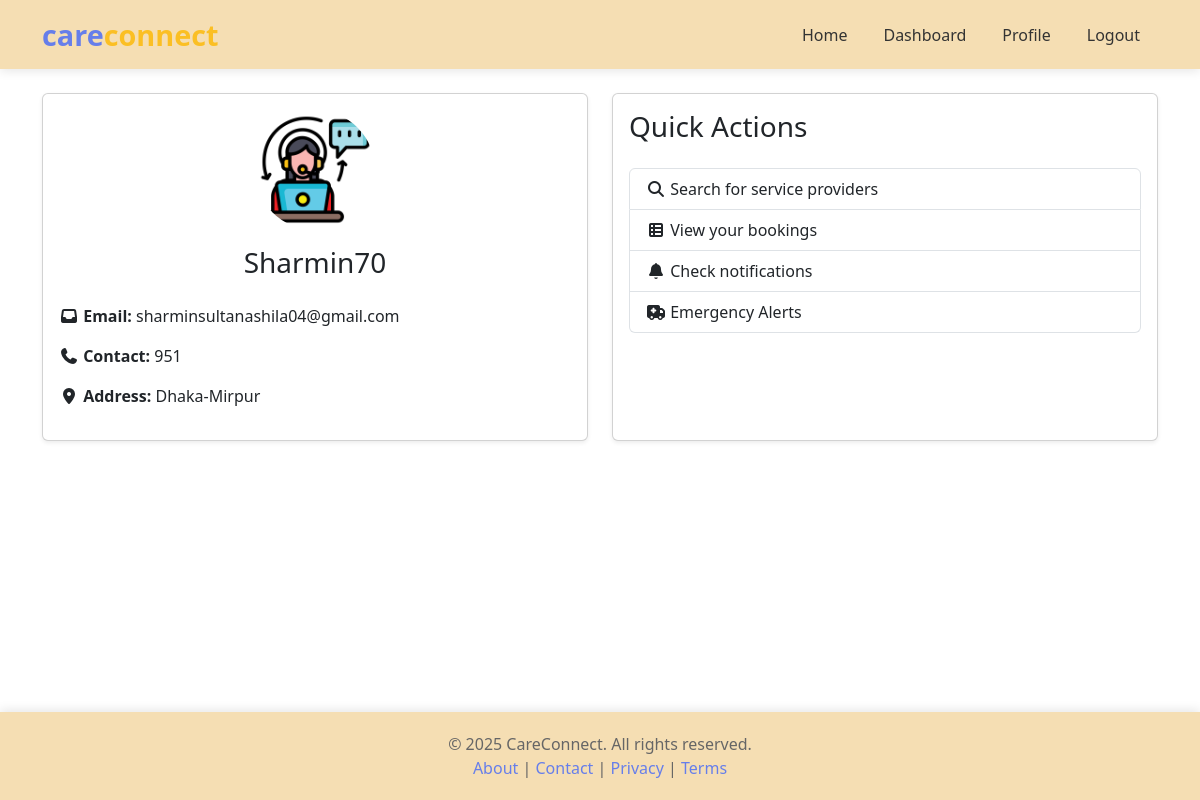
Page /users/dashboard/ (signed in) on the committed database.
### users/models.py (models this page shows, shortened)
class User(AbstractUser):
    contactNo = models.CharField(max_length=15)
    address = models.TextField()
    profile_image = models.ImageField(upload_to='user_profiles/', blank=True, null=True)
    is_provider = models.BooleanField(default=False)

### users/views.py (the view)
# urls.py: path('dashboard/', views.user_dashboard, name='user_dashboard'),
@login_required
def user_dashboard(request):
    if request.user.is_provider:
        return redirect('provider_dashboard')
    return render(request, 'users/dashboard.html')

### templates/users/dashboard.html (shortened to what this page needs)
{% extends 'base.html' %}
{% block content %}
<div class="container mt-4 mb-5">
    <div class="row g-4">
        <div class="col-md-6">
            <div class="card shadow-sm h-100">
                <div class="card-body text-center">
                    {% if user.profile_image %}
                    <img src="{{ user.profile_image.url }}" class="rounded-circle mb-3" width="120" height="120" alt="Profile">
                    {% endif %}
                    <h3 class="mb-4">{{ user.username }}</h3>
                    <div class="text-start">
                        <p><strong><i class="fa-solid fa-inbox"></i> Email:</strong> {{ user.email }}</p>
                        <p><strong><i class="fa-solid fa-phone"></i> Contact:</strong> {{ user.contactNo }}</p>
                        <p><strong><i class="fa-solid fa-location-dot"></i> Address:</strong> {{ user.address }}</p>
                    </div>
                </div>
            </div>
        </div>
        <div class="col-md-6">
            <div class="card shadow-sm h-100">
                <div class="card-body">
                    <h3 class="mb-4">Quick Actions</h3>
                    <div class="list-group">
                        <a href="{% url 'search_providers' %}" class="list-group-item list-group-item-action"><i class="fa-solid fa-magnifying-glass"></i> Search for service providers</a>
                        <a href="{% url 'user_bookings' %}" class="list-group-item list-group-item-action"><i class="fa-solid fa-table-list"></i> View your bookings</a>
                        <a href="{% url 'user_notifications' %}" class="list-group-item list-group-item-action"><i class="fa-solid fa-bell"></i> Check notifications</a>
                        <a href="{% url 'emergency_alerts' %}" class="list-group-item list-group-item-action"><i class="fa-solid fa-truck-medical"></i> Emergency Alerts</a>
                    </div>
                </div>
            </div>
        </div>
    </div>
</div>
{% endblock %}

### templates/base.html (style rules this page uses)
body { display: flex; flex-direction: column; min-height: 100vh; background: white; }

### rows in the picture
User: profile_image (picture), username "Sharmin70", email "sharminsultanashila04@gmail.com", contactNo "951", address "Dhaka-Mirpur"
